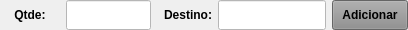
              <widget class="QWidget" name="widget_36" native="true">
               <property name="minimumSize">
                <size>
                 <width>0</width>
                 <height>25</height>
                </size>
               </property>
               <property name="maximumSize">
                <size>
                 <width>16777215</width>
                 <height>30</height>
                </size>
               </property>
               <property name="styleSheet">
                <string notr="true"/>
               </property>
               <layout class="QHBoxLayout" name="horizontalLayout_12">
                <property name="spacing">
                 <number>6</number>
                </property>
                <property name="leftMargin">
                 <number>0</number>
                </property>
                <property name="topMargin">
                 <number>0</number>
                </property>
                <property name="rightMargin">
                 <number>0</number>
                </property>
                <property name="bottomMargin">
                 <number>0</number>
                </property>
                <item>
                 <widget class="QLabel" name="label_37">
                  <property name="minimumSize">
                   <size>
                    <width>60</width>
                    <height>0</height>
                   </size>
                  </property>
                  <property name="maximumSize">
                   <size>
                    <width>60</width>
                    <height>16777215</height>
                   </size>
                  </property>
                  <property name="font">
                   <font>
                    <pointsize>9</pointsize>
                    <weight>75</weight>
                    <bold>true</bold>
                   </font>
                  </property>
                  <property name="text">
                   <string>Qtde:</string>
                  </property>
                  <property name="alignment">
                   <set>Qt::AlignCenter</set>
                  </property>
                 </widget>
                </item>
                <item>
                 <widget class="QLineEdit" name="line_Qtde_Manu">
                  <property name="sizePolicy">
                   <sizepolicy hsizetype="Preferred" vsizetype="Preferred">
                    <horstretch>0</horstretch>
                    <verstretch>0</verstretch>
                   </sizepolicy>
                  </property>
                  <property name="minimumSize">
                   <size>
                    <width>85</width>
                    <height>0</height>
                   </size>
                  </property>
                  <property name="maximumSize">
                   <size>
                    <width>85</width>
                    <height>16777215</height>
                   </size>
                  </property>
                  <property name="font">
                   <font>
                    <pointsize>9</pointsize>
                   </font>
                  </property>
                  <property name="cursor">
                   <cursorShape>IBeamCursor</cursorShape>
                  </property>
                  <property name="styleSheet">
                   <string notr="true">background-color: rgb(255, 255, 255);</string>
                  </property>
                  <property name="inputMask">
                   <string/>
                  </property>
                  <property name="text">
                   <string/>
                  </property>
                  <property name="frame">
                   <bool>true</bool>
                  </property>
                  <property name="echoMode">
                   <enum>QLineEdit::Normal</enum>
                  </property>
                  <property name="alignment">
                   <set>Qt::AlignLeading|Qt::AlignLeft|Qt::AlignVCenter</set>
                  </property>
                 </widget>
                </item>
                <item>
                 <widget class="QLabel" name="label_42">
                  <property name="minimumSize">
                   <size>
                    <width>55</width>
                    <height>0</height>
                   </size>
                  </property>
                  <property name="maximumSize">
                   <size>
                    <width>55</width>
                    <height>16777215</height>
                   </size>
                  </property>
                  <property name="font">
                   <font>
                    <pointsize>9</pointsize>
                    <weight>75</weight>
                    <bold>true</bold>
                   </font>
                  </property>
                  <property name="text">
                   <string>Destino:</string>
                  </property>
                  <property name="alignment">
                   <set>Qt::AlignRight|Qt::AlignTrailing|Qt::AlignVCenter</set>
                  </property>
                 </widget>
                </item>
                <item>
                 <widget class="QLineEdit" name="line_Destino_Manu">
                  <property name="sizePolicy">
                   <sizepolicy hsizetype="Preferred" vsizetype="Preferred">
                    <horstretch>0</horstretch>
                    <verstretch>0</verstretch>
                   </sizepolicy>
                  </property>
                  <property name="minimumSize">
                   <size>
                    <width>0</width>
                    <height>0</height>
                   </size>
                  </property>
                  <property name="maximumSize">
                   <size>
                    <width>16777215</width>
                    <height>16777215</height>
                   </size>
                  </property>
                  <property name="font">
                   <font>
                    <pointsize>9</pointsize>
                   </font>
                  </property>
                  <property name="styleSheet">
                   <string notr="true">background-color: rgb(255, 255, 255);</string>
                  </property>
                  <property name="alignment">
                   <set>Qt::AlignLeading|Qt::AlignLeft|Qt::AlignVCenter</set>
                  </property>
                 </widget>
                </item>
                <item>
                 <widget class="QPushButton" name="btn_Consome_Manu">
                  <property name="sizePolicy">
                   <sizepolicy hsizetype="Preferred" vsizetype="Preferred">
                    <horstretch>0</horstretch>
                    <verstretch>0</verstretch>
                   </sizepolicy>
                  </property>
                  <property name="minimumSize">
                   <size>
                    <width>76</width>
                    <height>0</height>
                   </size>
                  </property>
                  <property name="maximumSize">
                   <size>
                    <width>76</width>
                    <height>16777215</height>
                   </size>
                  </property>
                  <property name="font">
                   <font>
                    <pointsize>9</pointsize>
                    <weight>75</weight>
                    <bold>true</bold>
                   </font>
                  </property>
                  <property name="cursor">
                   <cursorShape>PointingHandCursor</cursorShape>
                  </property>
                  <property name="layoutDirection">
                   <enum>Qt::LeftToRight</enum>
                  </property>
                  <property name="autoFillBackground">
                   <bool>false</bool>
                  </property>
                  <property name="styleSheet">
                   <string notr="true">background-color: rgb(141, 141, 141);</string>
                  </property>
                  <property name="text">
                   <string>Adicionar</string>
                  </property>
                  <property name="checkable">
                   <bool>false</bool>
                  </property>
                  <property name="autoDefault">
                   <bool>false</bool>
                  </property>
                  <property name="default">
                   <bool>false</bool>
                  </property>
                  <property name="flat">
                   <bool>false</bool>
                  </property>
                 </widget>
                </item>
               </layout>
              </widget>
